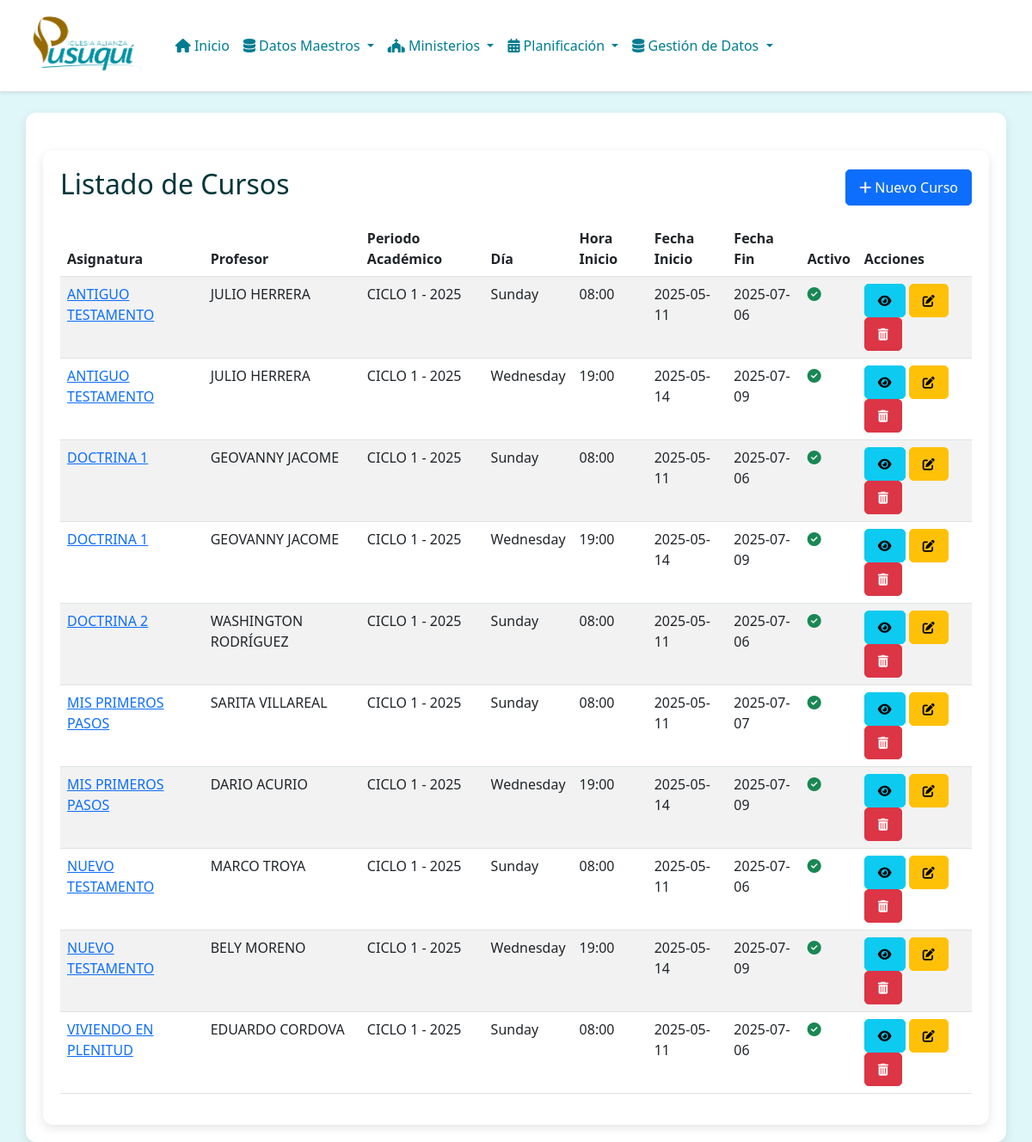
The page /academia/courses/ on the database its author committed.
### academia/models.py (models this page shows, shortened)
class Course(models.Model):
    class DayOfWeek(models.TextChoices):
        SUNDAY = 'SUN', _('Sunday')
        MONDAY = 'MON', _('Monday')
        TUESDAY = 'TUE', _('Tuesday')
        WEDNESDAY = 'WED', _('Wednesday')
        THURSDAY = 'THU', _('Thursday')
        FRIDAY = 'FRI', _('Friday')
        SATURDAY = 'SAT', _('Saturday')
    subject = models.ForeignKey(Subject, on_delete=models.PROTECT, verbose_name=_("subject"))
    teacher = models.ForeignKey(Teacher, on_delete=models.PROTECT, verbose_name=_("teacher"))
    academic_period = models.CharField(
        _("academic period"),
        max_length=50,
        help_text=_("E.g., '2025 - Ciclo 1', '2025 - C1'")
    )
    day_of_week = models.CharField(
        _("day of week"),
        max_length=3,
        choices=DayOfWeek.choices,
        help_text=_("Day of the week the course is held.")
    )
    start_time = models.TimeField(_("start time"), help_text=_("Format: HH:MM"))
    start_date = models.DateField(_("start date"), validators=[validate_date], help_text=_("Format: YYYY-MM-DD"))
    end_date = models.DateField(
        _("end date"),
        validators=[validate_date],
        blank=True, null=True,
        help_text=_("Calculated automatically if not provided, based on start date and number of lessons.")
    )
    is_active = models.BooleanField(_("is active"), default=True, help_text=_("Is this course currently active?"))
    class Meta:
        verbose_name = _("course")
        verbose_name_plural = _("courses")
        unique_together = ('subject', 'academic_period', 'day_of_week', 'start_time')
        ordering = ['-academic_period', 'subject__name', 'start_date']

class Subject(models.Model):
    name = models.CharField(_("subject name"), max_length=128, unique=True)
    description = models.TextField(_("description"), blank=True)
    number_of_lessons = models.PositiveIntegerField(
        _("number of lessons"),
        default=10,
        help_text=_("Default number of lessons for courses of this subject.")
    )
    class Meta:
        verbose_name = _("subject")
        verbose_name_plural = _("subjects")
        ordering = ['name']

class Teacher(models.Model):
    name = models.CharField(_("name"), max_length=128)
    surname = models.CharField(_("surname"), max_length=128)
    email = models.EmailField(_("email"), max_length=254, unique=True, null=True, blank=True)
    phone_number = models.CharField(_("phone number"), max_length=20, null=True, blank=True)
    def __str__(self):
        return f"{self.name} {self.surname}"
    class Meta:
        verbose_name = _("teacher")
        verbose_name_plural = _("teachers")
        ordering = ['surname', 'name']

### academia/views.py (the view)
# urls.py: path('courses/', views.CourseListView.as_view(), name='course-list'),
class CourseListView(ListView):
    model = Course
    template_name = 'academia/course_list.html'
    context_object_name = 'courses'
    paginate_by = 10
    def get_queryset(self):
        return Course.objects.select_related('subject', 'teacher').all()
    def get_context_data(self, **kwargs):
        context = super().get_context_data(**kwargs)
        context['active_page'] = 'courses'
        context['page_title'] = 'Listado de Cursos'
        return context

### academia/templates/academia/course_list.html (shortened to what this page needs)
{% extends "base.html" %}
{% block body %}
<div class="container mt-4">
    <div class="d-flex justify-content-between align-items-center mb-3">
        <h2>{{ page_title }}</h2>
        <a href="{% url 'academia:course-create' %}" class="btn btn-primary">
            <i class="fas fa-plus"></i> Nuevo Curso
        </a>
    </div>
    {% if courses %}
        <div class="table-responsive">
            <table class="table table-striped table-hover">
                <thead class="thead-dark">
                    <tr>
                        <th>Asignatura</th>
                        <th>Profesor</th>
                        <th>Periodo Académico</th>
                        <th>Día</th>
                        <th>Hora Inicio</th>
                        <th>Fecha Inicio</th>
                        <th>Fecha Fin</th>
                        <th>Activo</th>
                        <th>Acciones</th>
                    </tr>
                </thead>
                <tbody>
                    {% for course in courses %}
                    <tr>
                        <td><a href="{% url 'academia:course-detail' course.pk %}">{{ course.subject.name }}</a></td>
                        <td>{{ course.teacher }}</td>
                        <td>{{ course.academic_period }}</td>
                        <td>{{ course.get_day_of_week_display }}</td>
                        <td>{{ course.start_time|time:"H:i" }}</td>
                        <td>{{ course.start_date|date:"Y-m-d" }}</td>
                        <td>{{ course.end_date|date:"Y-m-d"|default:"N/A" }}</td>
                        <td>{% if course.is_active %}<i class="fas fa-check-circle text-success"></i>{% else %}<i class="fas fa-times-circle text-danger"></i>{% endif %}</td>
                        <td>
                            <a href="{% url 'academia:course-detail' course.pk %}" class="btn btn-info btn-sm" title="Ver Detalles"><i class="fas fa-eye"></i></a>
                            <a href="{% url 'academia:course-update' course.pk %}" class="btn btn-warning btn-sm" title="Editar"><i class="fas fa-edit"></i></a>
                            <a href="{% url 'academia:course-delete' course.pk %}" class="btn btn-danger btn-sm" title="Eliminar"><i class="fas fa-trash-alt"></i></a>
                        </td>
                    </tr>
                    {% endfor %}
                </tbody>
            </table>
        </div>
    {% else %}
        <div class="alert alert-info" role="alert">
            No hay cursos registrados. <a href="{% url 'academia:course-create' %}" class="alert-link">¿Deseas agregar uno nuevo?</a>
        </div>
    {% endif %}
</div>
{% endblock %}

### static/css/style.css (style rules this page uses)
body { background-color: #e0f7fa; color: #00363a; }
.container { background-color: #ffffff; border-radius: 12px; padding: 20px; box-shadow: 0 4px 12px rgba(0, 0, 0, 0.1); }

### templates/base.html (style rules this page uses)
:root { --primary-color: #72cdd1; --secondary-color: #65a7d3; --accent-color: #d9d9d9; --light-bg: #f8f9fa; --border-radius: 8px; }
body { background-color: var(--light-bg); font-family: 'Segoe UI', Tahoma, Geneva, Verdana, sans-serif; }
.btn { border-radius: 5px; padding: 8px 15px; transition: all 0.3s ease; }

### rows shown on the page
Course: subject.name "ANTIGUO TESTAMENTO", teacher "JULIO HERRERA", academic_period "CICLO 1 - 2025", day_of_week "Sunday", start_time "08:00", start_date "2025-05-11", end_date "2025-07-06", is_active True (drawn)
Course: subject.name "ANTIGUO TESTAMENTO", teacher "JULIO HERRERA", academic_period "CICLO 1 - 2025", day_of_week "Wednesday", start_time "19:00", start_date "2025-05-14", end_date "2025-07-09", is_active True (drawn)
Course: subject.name "DOCTRINA 1", teacher "GEOVANNY JACOME", academic_period "CICLO 1 - 2025", day_of_week "Sunday", start_time "08:00", start_date "2025-05-11", end_date "2025-07-06", is_active True (drawn)
Course: subject.name "DOCTRINA 1", teacher "GEOVANNY JACOME", academic_period "CICLO 1 - 2025", day_of_week "Wednesday", start_time "19:00", start_date "2025-05-14", end_date "2025-07-09", is_active True (drawn)
Course: subject.name "DOCTRINA 2", teacher "WASHINGTON RODRÍGUEZ", academic_period "CICLO 1 - 2025", day_of_week "Sunday", start_time "08:00", start_date "2025-05-11", end_date "2025-07-06", is_active True (drawn)
Course: subject.name "MIS PRIMEROS PASOS", teacher "SARITA VILLAREAL", academic_period "CICLO 1 - 2025", day_of_week "Sunday", start_time "08:00", start_date "2025-05-11", end_date "2025-07-07", is_active True (drawn)
Course: subject.name "MIS PRIMEROS PASOS", teacher "DARIO ACURIO", academic_period "CICLO 1 - 2025", day_of_week "Wednesday", start_time "19:00", start_date "2025-05-14", end_date "2025-07-09", is_active True (drawn)
Course: subject.name "NUEVO TESTAMENTO", teacher "MARCO TROYA", academic_period "CICLO 1 - 2025", day_of_week "Sunday", start_time "08:00", start_date "2025-05-11", end_date "2025-07-06", is_active True (drawn)
Course: subject.name "NUEVO TESTAMENTO", teacher "BELY MORENO", academic_period "CICLO 1 - 2025", day_of_week "Wednesday", start_time "19:00", start_date "2025-05-14", end_date "2025-07-09", is_active True (drawn)
Course: subject.name "VIVIENDO EN PLENITUD", teacher "EDUARDO CORDOVA", academic_period "CICLO 1 - 2025", day_of_week "Sunday", start_time "08:00", start_date "2025-05-11", end_date "2025-07-06", is_active True (drawn)

### other values the page prints
{{ page_title }} "Listado de Cursos"
